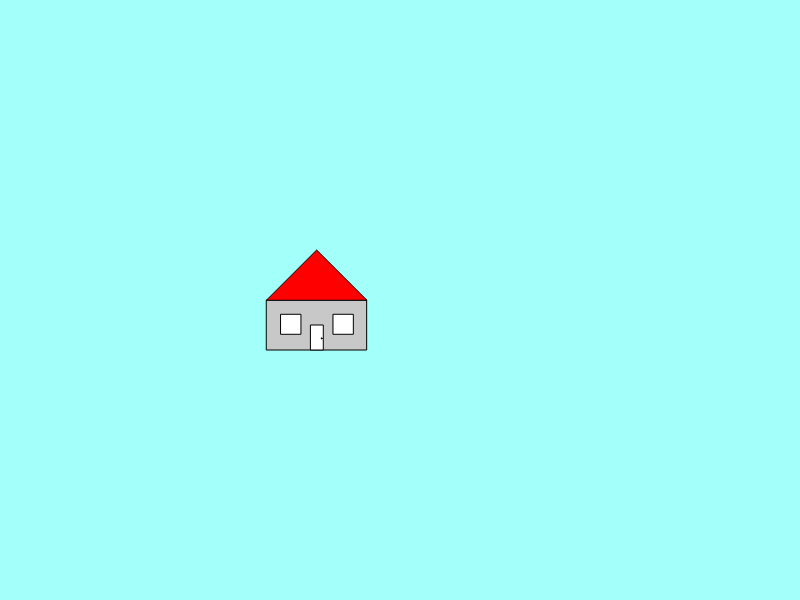
Frame 1 (no input)
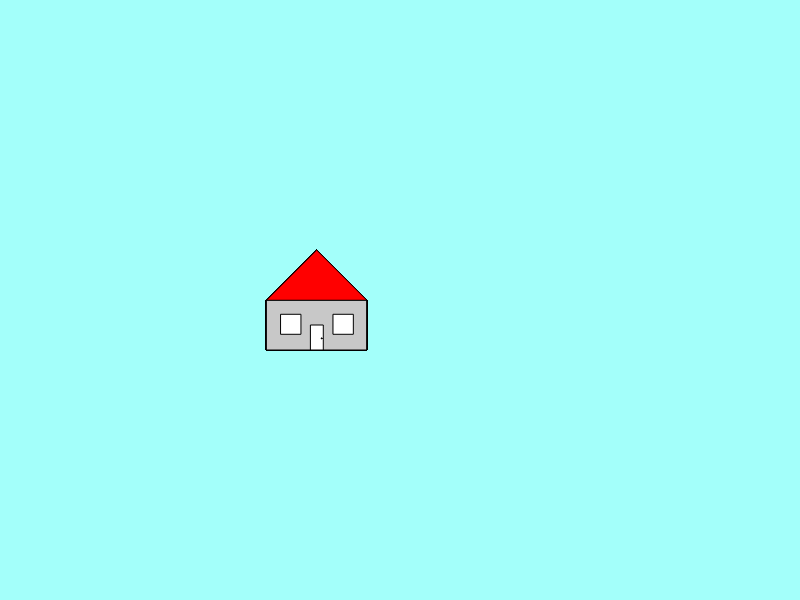
Frame 60 (no input)
Frame 120 (the mouse pressed at the canvas centre since frame 60): identical to frame 60, image omitted

The p5.js sketch that drew these frames (run headless with seeded random() and noise() and a simulated clock; from frame 60 on, the mouse is pressed at the canvas centre):

// p5.js sketch
// ── sketch.js
/*
House Assignment
Created by Clara
March 20, 2019
*/

function setup() {
  // put setup code here
  //Create the canvas
createCanvas(800,600);
background(163,255,250);
}

function draw() {
  // put drawing code here
  //set the width of the house
//change this variable to scale the house
let houseWidth = 100;

//Main Part of the House
fill(200,200,200)
rect(width/3, height/2, houseWidth, houseWidth/2);

//Roof
fill(255,0,0)
triangle(width/3, height/2,width/3 + houseWidth/2, height/2 - houseWidth/2,width/3 + houseWidth, height/2)

//Door
fill(255,255,255)
rect(width/3 + houseWidth/2 - houseWidth/17,height/2 + houseWidth/4,houseWidth/8,houseWidth/4)
fill(0)
ellipse(width/3 + houseWidth/2 + houseWidth/20, height/2 + houseWidth/3 + houseWidth/20,houseWidth/99,houseWidth/99)

//Left window
fill(255,255,255)
rect(width/3 + houseWidth/7,height/2 + houseWidth/7, houseWidth/5 , houseWidth/5)
//Right window
rect(width/3 + houseWidth/2 + houseWidth/6, height/2 + houseWidth/7,houseWidth/5, houseWidth/5)

}
